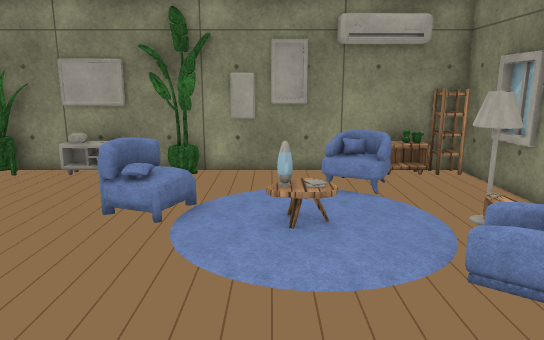
view 1 (above)

15 first-person views from a walk through a Unity game level. The camera is 1.5 m above the floor, tilts 12° down and sees 70° across. The floor is counted in squares, 0.5 m on a side. Each view is taken from the middle of a square. On the plan, view 1 faces up. The plan holds only what a view shows up to about 20 squares ahead; the rest is blank. The player character is not drawn. Door leaves are left out, so doorways stand open. Some surface patterns are stand-ins.

view 2
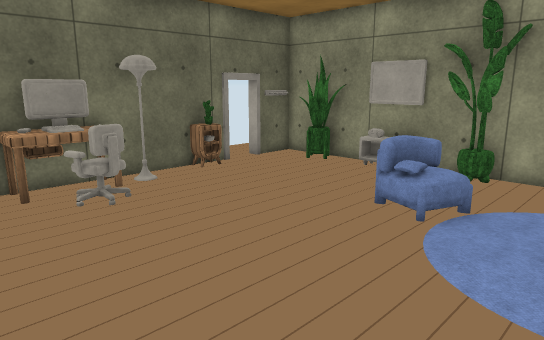

view 3
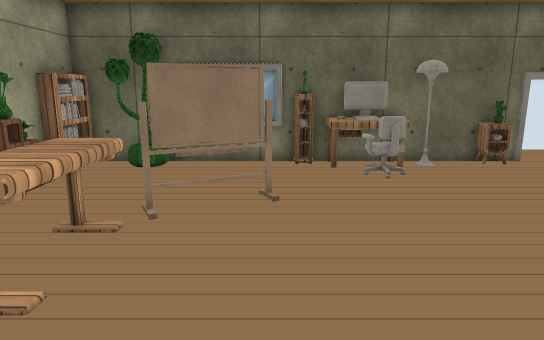

view 4
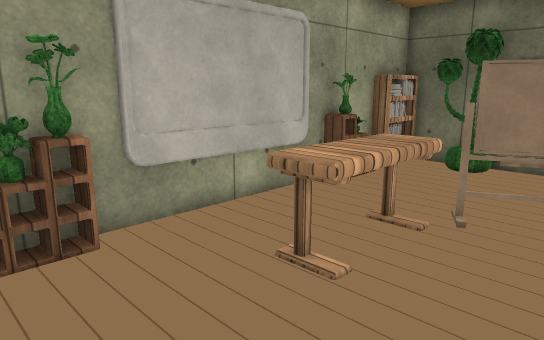

view 5
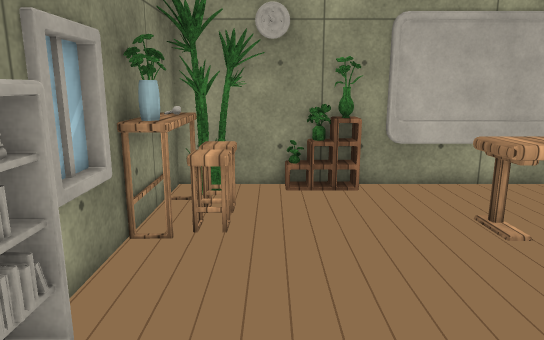

view 6
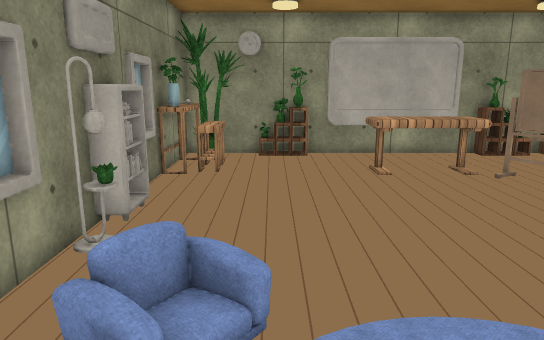

view 7
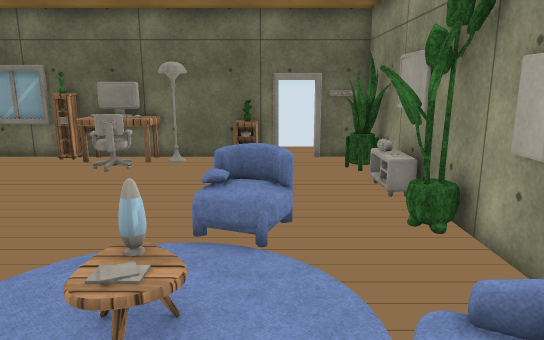

view 8
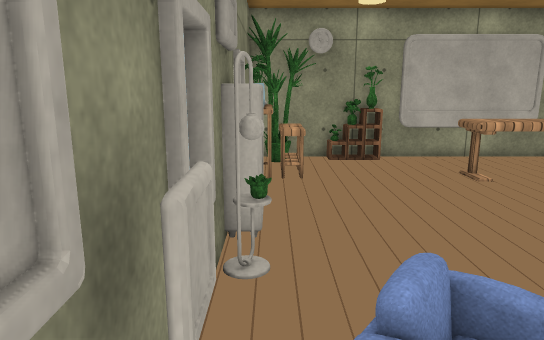

view 9
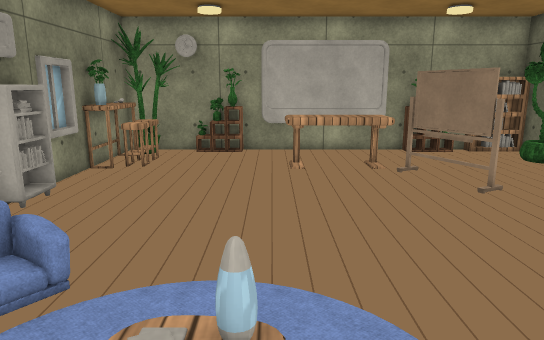

view 10
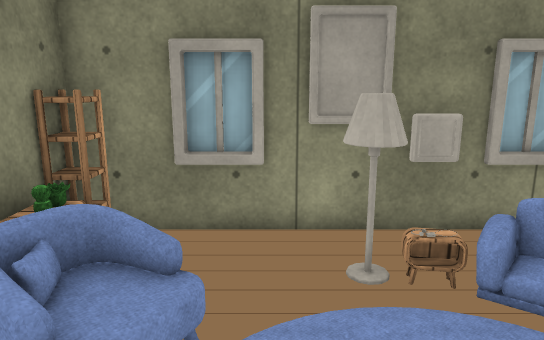

view 11
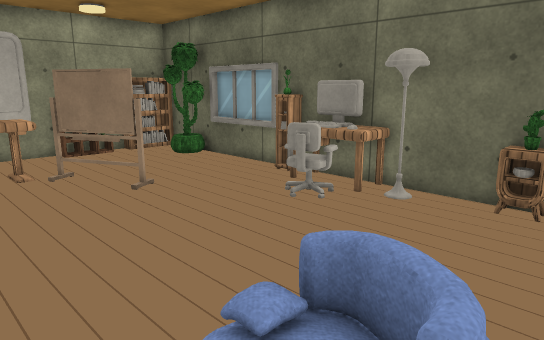

view 12
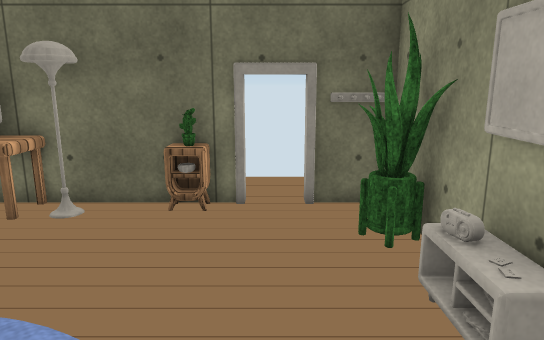

view 13
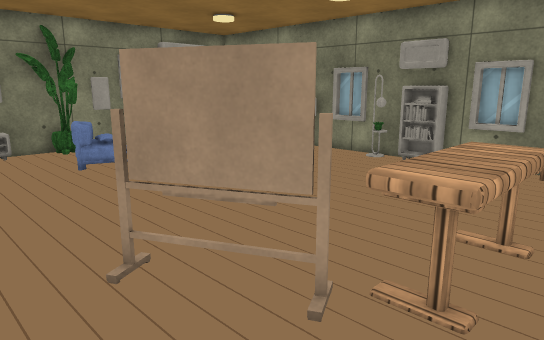

view 14
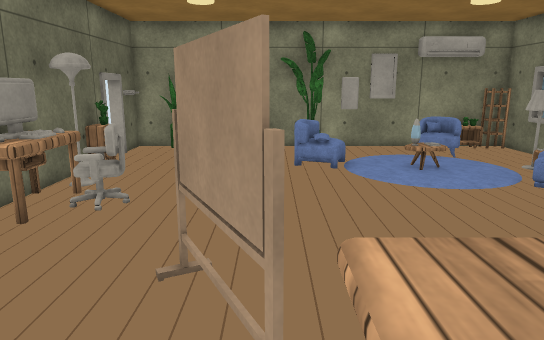

view 15
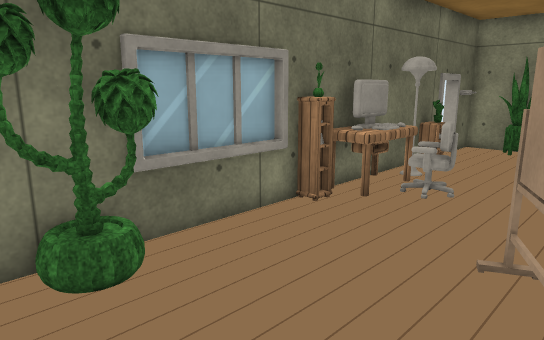

### Floor plan
Points are (right, up) in squares from view 1. A wall is a line through its corners. A room is listed if a view was taken in it or the views show most of it. See-through windows are left out.
Room 1 (views 1, 2, 3, 4, 5, 6, 7, 8, 9, 10, 11, 12, 13, 14, 15)
walls: (-11.8, 0.4) (-11.8, -3.9); (6.8, 3.8) (6.8, 5.6); (6.9, 1.4) (6.9, 14.1); (6.8, -2.6) (6.8, -0.8); (-6.5, -8) (1.6, -8); (-7.4, 14.1) (-11.9, 14.1) (-11.9, -7.5); (6.8, 10.1) (6.8, 12); (2.4, -8) (6.9, -8) (6.9, 0.4); (-9.5, -8) (-7.4, -8); (4.5, 14.1) (-5.5, 14.1)
objects: other object (-12, 1) to (-11, 1); other object (-12, 9); other object (-12, 13); other object (-11, -8) to (-11, -7); other object (-11, -6) to (-11, -4); other object (-11, 2); other object (-11, 3); other object (-11, 3) to (-10, 5); other object (-11, 4); other object (-11, 9); other object (-10, -8) to (-10, -7); other object (-10, 3) to (-9, 5); other object (-10, 9); other object (-10, 13) to (-9, 13); other object (-7, -8); other object (-7, -7); other object (-7, 13); other object (-7, 14); other object (-6, -3) to (-5, 0); other object (-6, 13); other object (-6, 14); other object (-5, -5) to (-1, -3); other object (-4, 9) to (-3, 10); other object (-3, 9); other object (-3, 13); other object (-2, 9) to (-2, 10); other object (2, -8); other object (2, -7); other object (2, 12) to (4, 13); other object (4, 7) to (4, 8); other object (4, 13); other object (5, -6) to (6, -5); other object (5, -4); other object (5, 6); other object (5, 8) to (5, 9); other object (5, 13); other object (5, 14); other object (6, -6); other object (6, -4); other object (6, -3); other object (6, 0) to (7, 2); other object (6, 3); other object (6, 7); other object (6, 13) to (6, 14)

Where each view was taken, in squares from view 1:
view 1: 0 up, 0 right, facing up
view 2: 0 up, 1 right, facing up-left
view 3: 0 up, 4 right, facing left
view 4: 0 up, 4 right, facing down-left
view 5: 4 up, 4 right, facing down
view 6: 10 up, 3 right, facing down
view 7: 10 up, 5 right, facing left
view 8: 9 up, 6 right, facing down
view 9: 11 up, 0 right, facing down
view 10: 10 up, 1 left, facing right
view 11: 11 up, 1 left, facing down-left
view 12: 11 up, 2 left, facing left
view 13: 6 down, 9 left, facing up-right
view 14: 6 down, 5 left, facing up
view 15: 7 down, 5 left, facing up-left
